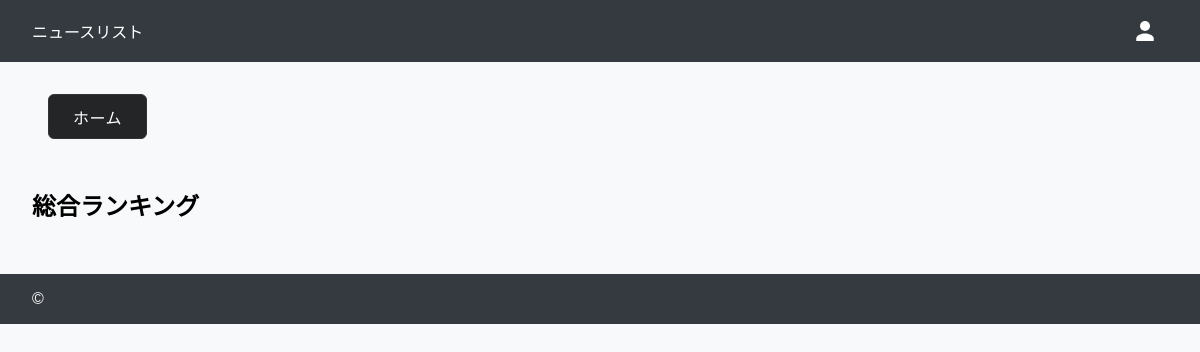
Before: /myapp/ranking/ (signed in) with the older database file.
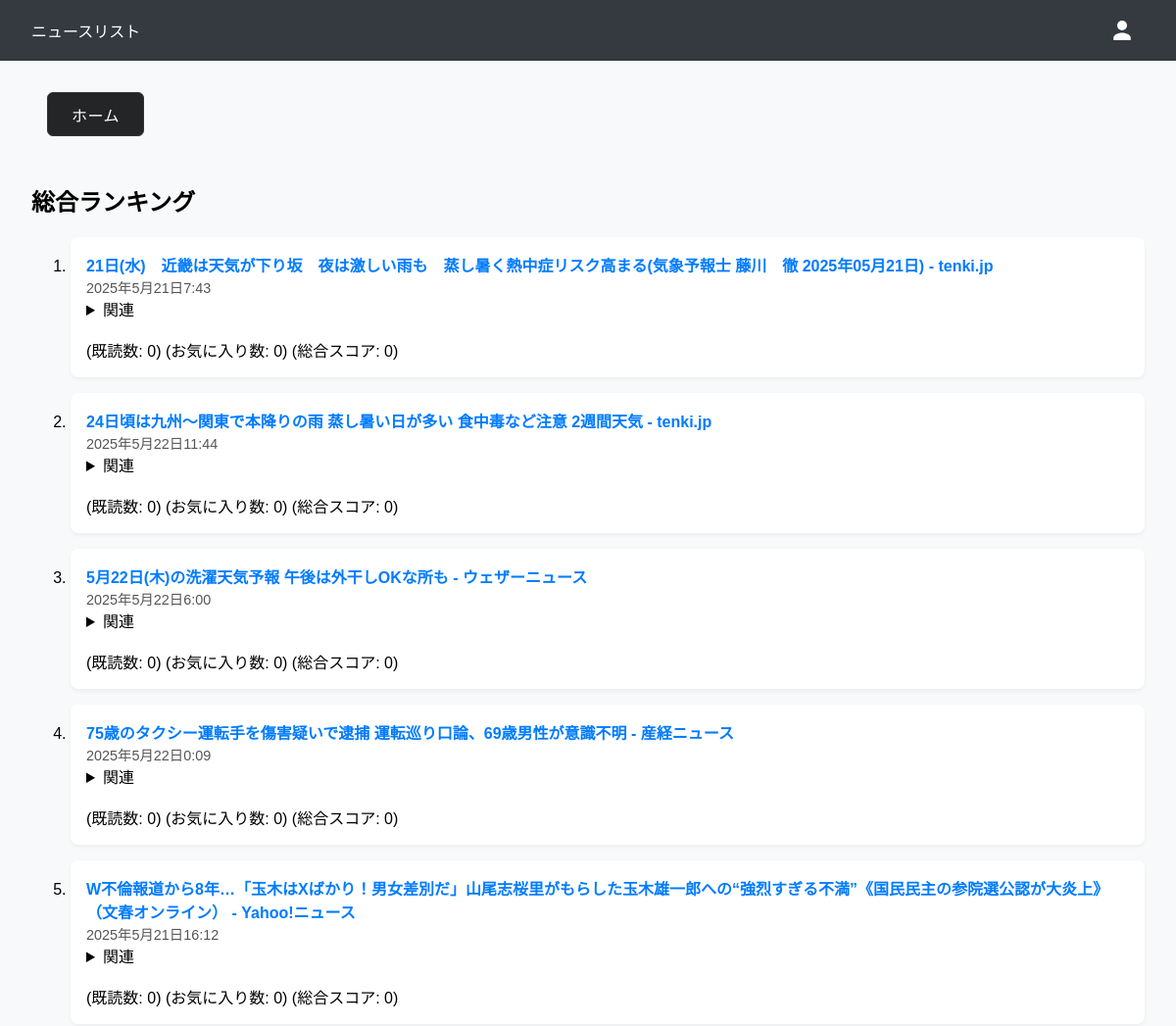
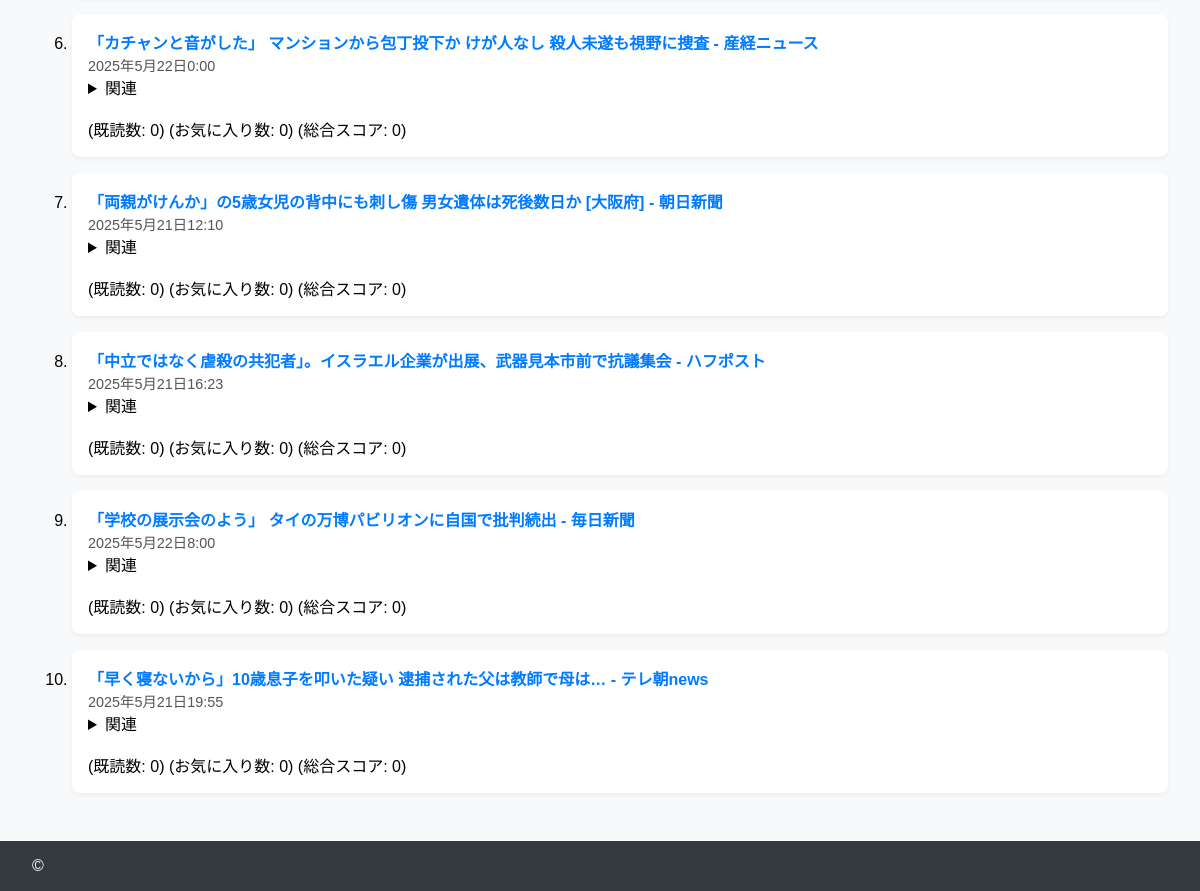
After: the same page with the newer database file (2 pictures, top to bottom).
### myapp/models.py (models this page shows, shortened)
class RssNews(models.Model):
    user = models.ForeignKey(get_user_model(), on_delete=models.CASCADE)
    title = models.CharField(max_length=2000)
    link = models.URLField(max_length=2000)
    pubdate = models.DateTimeField()
    description = models.TextField()
    image = models.URLField(blank=True, null=True)
    category = models.CharField(max_length=100)
    read = models.BooleanField(default=False)
    favorite = models.BooleanField(default=False)
    shared = models.IntegerField(default=0)

### myapp/views.py (the view)
# urls.py: path('ranking/', views.ranking, name='ranking'),
@login_required
def ranking(request):
    from django.db.models import Count, Q
    qs = (
        RssNews.objects
        .values('title', 'link', 'pubdate', 'description', 'category', 'pubdate', 'shared')
        .annotate(
            read_count=Count('id', filter=Q(read=True)),
            favorite_count=Count('id', filter=Q(favorite=True)),
            read_and_favorite_count=Count('id', filter=Q(read=True, favorite=True)),
        )
    )
    ranking = []
    for news in qs:
        score = calc_score(
            news['read_count'],
            news['favorite_count'],
            news['read_and_favorite_count'],
            news['pubdate'],
            news['shared']
        )
        news['score'] = score
        ranking.append(news)
    ranking = sorted(ranking, key=lambda x: x['score'], reverse=True)[:10]
    return render(request, 'myapp/ranking.html', {'ranking': ranking})

### myapp/views.py (called while the page is built)
def calc_score(read_count, favorite_count, read_and_favorite_count, pubdate, shared):
    time_diff = datetime.datetime.now(datetime.timezone.utc) - pubdate
    days = max(0, time_diff.total_seconds() / (24 * 3600)) # 日数を秒単位で計算し、日数に変換。
    weight_read = 0.831  # 既読のみの基本的な価値
    weight_favorite = 2.525 # お気に入りの価値 (既読より高めに設定)
    weight_read_and_favorite = 3.594 # 既読かつお気に入りの特別な価値 (他の行動よりかなり高めに設定)
    weight_shared = 3.939
    engagement_score = (read_count * weight_read + favorite_count * weight_favorite + read_and_favorite_count * weight_read_and_favorite + shared * weight_shared)
    time_decay_offset = 1.197 # 例: 1.0, 2.0, 3.0 など。公開初日を days=0 とした場合、分母は 2.0 になる。
    time_factor = (1.0 / (days + time_decay_offset) )
    score = engagement_score * time_factor * 10
    return score

### templates/myapp/ranking.html (shortened to what this page needs)
<!DOCTYPE html>
<html lang="ja">
  <head>
  </head>
  <body>
    <header>
      <div style="display: flex; align-items: center; justify-content: space-between;">
        <div>ニュースリスト</div>
        <div style="display: flex; align-items: center; justify-content: space-between;">
          <span style="display: inline-flex; align-items: center; margin-right: 8px;">
            <svg width="30" height="30" viewBox="0 0 24 24" fill="#FFF" xmlns="http://www.w3.org/2000/svg" onclick="toggleMypageMenu(event)" style="cursor:pointer;">
              <circle cx="12" cy="8" r="4" />
              <path d="M12 14c-4 0-7 2-7 4v2h14v-2c0-2-3-4-7-4z" />
            </svg>
          </span>
        </div>
      </div>
    </header>
    <main>
        <div class="fetch-news-bar">
            <a href="{% url 'myapp:home' %}" class="fetch-news-btn" style="text-align:center; margin-left: 1em; ">ホーム</a>
        </div>
      <h2>総合ランキング</h2>
      <ol>
        {% for news in ranking %}
          <li id="news-item-{{ news.id }}" class="news-item{% if news.read %} read{% endif %}">
            <a href="{{ news.link }}" target="_blank" onclick="markAsRead({{ news.id }}, event)">{{ news.title }}</a>
            <br />
            <span class="category">{{ news.pubdate }}</span>
            <br />
            <details>
              <summary>関連</summary>
            </details>
            <br />
            (既読数: {{ news.read_count }}) (お気に入り数: {{ news.favorite_count }}) (総合スコア: {{ news.score|floatformat:0 }})
          </li>
        {% endfor %}
      </ol>
    </main>
    <footer>&copy;</footer>
  </body>
</html>

### templates/myapp/ranking.html (style rules this page uses)
body { font-family: Arial, sans-serif; margin: 0; padding: 0; background: #f8f9fa; }
header, footer { background: #343a40; color: #fff; padding: 1em 2em; }
main { padding: 2em; }
li { background: #fff; margin-bottom: 1em; padding: 1em; border-radius: 8px; box-shadow: 0 2px 4px rgba(0, 0, 0, 0.05); }
a { color: #007bff; text-decoration: none; font-weight: bold; }
.category { font-size: 0.9em; color: #555; }
.news-item { position: relative; }
.fetch-news-btn { background: #232526; color: #fff; border: none; border-radius: 6px; padding: 0.6em 1.5em; font-size: 1em; font-weight: 500; box-shadow: none; cursor: pointer; transition: background 0.2s, color 0.2s; margin-bottom: 1.5em; display: inline-block; letter-spacing: 0.03em; border: 1px solid #333; }
.fetch-news-bar { display: flex; align-items: center; margin-bottom: 1.5em; }

Changed rows visible on the page:
added RssNews: title "21日(水) 近畿は天気が下り坂 夜は激しい雨も 蒸し暑く熱中症リスク高まる(気象予報士 藤川 徹 2025年05月21日) - tenki.jp", pubdate "2025年5月21日7:43", read_count "0", favorite_count "0", score "0"
added RssNews: title "24日頃は九州～関東で本降りの雨 蒸し暑い日が多い 食中毒など注意 2週間天気 - tenki.jp", pubdate "2025年5月22日11:44", read_count "0", favorite_count "0", score "0"
added RssNews: title "5月22日(木)の洗濯天気予報 午後は外干しOKな所も - ウェザーニュース", pubdate "2025年5月22日6:00", read_count "0", favorite_count "0", score "0"
added RssNews: title "75歳のタクシー運転手を傷害疑いで逮捕 運転巡り口論、69歳男性が意識不明 - 産経ニュース", pubdate "2025年5月22日0:09", read_count "0", favorite_count "0", score "0"
added RssNews: title "W不倫報道から8年…「玉木はXばかり！男女差別だ」山尾志桜里がもらした玉木雄一郎への“強烈すぎる不満”《国民民主の参院選公認が大炎上》（文春オンライン） - Yahoo!ニュース", pubdate "2025年5月21日16:12", read_count "0", favorite_count "0", score "0"
added RssNews: title "「カチャンと音がした」 マンションから包丁投下か けが人なし 殺人未遂も視野に捜査 - 産経ニュース", pubdate "2025年5月22日0:00", read_count "0", favorite_count "0", score "0"
added RssNews: title "「両親がけんか」の5歳女児の背中にも刺し傷 男女遺体は死後数日か [大阪府] - 朝日新聞", pubdate "2025年5月21日12:10", read_count "0", favorite_count "0", score "0"
added RssNews: title "「中立ではなく虐殺の共犯者」。イスラエル企業が出展、武器見本市前で抗議集会 - ハフポスト", pubdate "2025年5月21日16:23", read_count "0", favorite_count "0", score "0"
added RssNews: title "「学校の展示会のよう」 タイの万博パビリオンに自国で批判続出 - 毎日新聞", pubdate "2025年5月22日8:00", read_count "0", favorite_count "0", score "0"
added RssNews: title "「早く寝ないから」10歳息子を叩いた疑い 逮捕された父は教師で母は… - テレ朝news", pubdate "2025年5月21日19:55", read_count "0", favorite_count "0", score "0"
